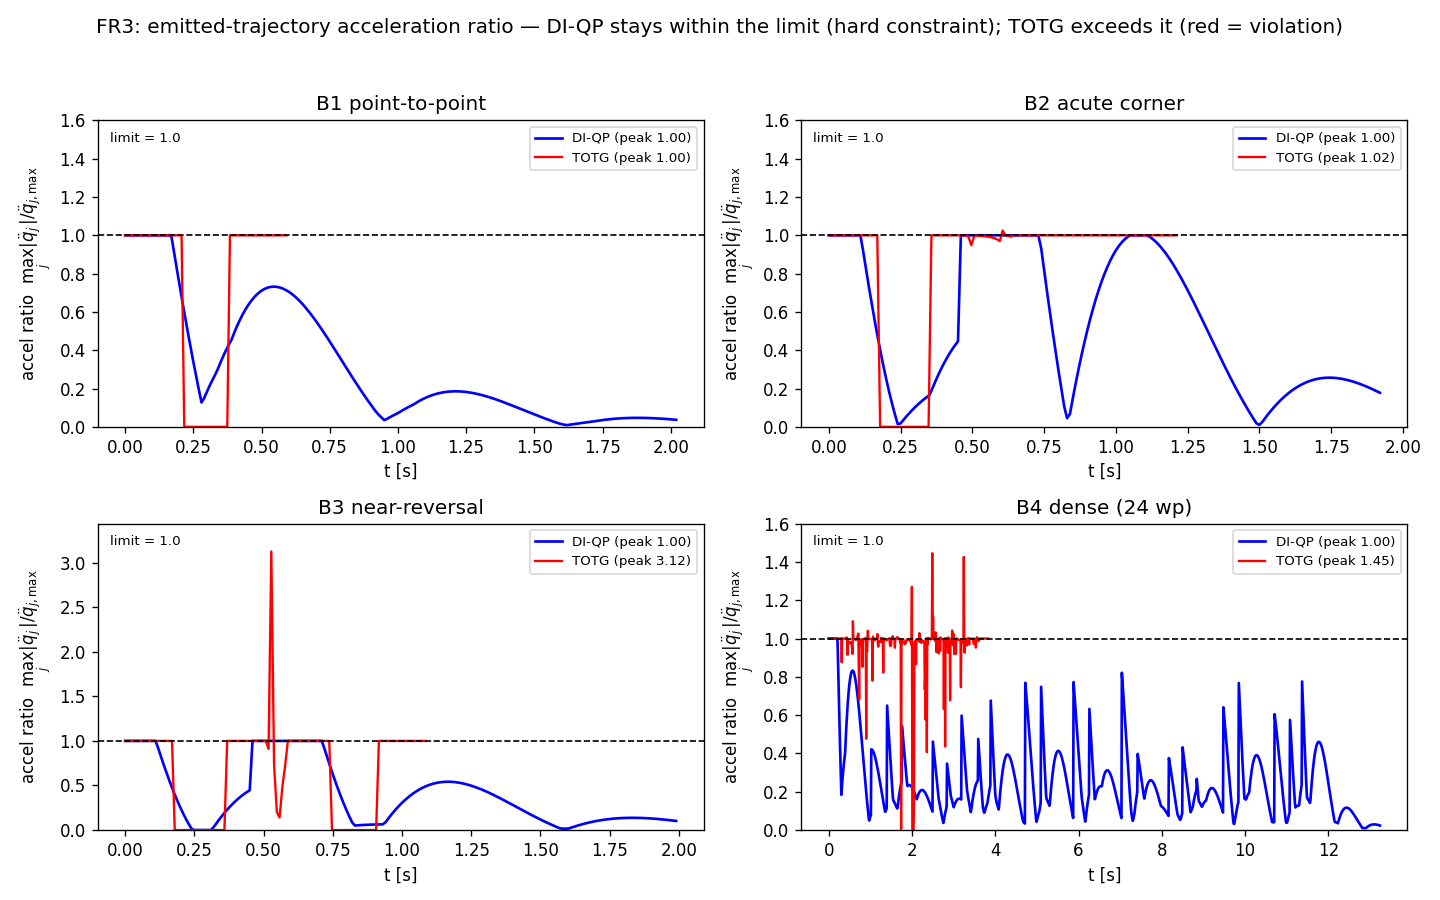

Write the Python code that produced this figure.
"""
Visualize the FR3 results (§VI.B) as curves: the peak-acceleration ratio
max_j |q_ddot_j|/q_ddot_{j,max} over time for the DI planner vs TOTG, with the
limit at 1.0.  Values above 1.0 are emitted-trajectory acceleration-limit
violations (TOTG); the DI planner is pinned at <=1.0 by its hard constraints.
-> fr3_accel_compare.png
"""
import numpy as np
from pathlib import Path
from di_planner import plan_di, FR3_VMAX, FR3_AMAX
from di_totg import plan_totg
from benchmark_fr3 import (b1_point_to_point, b2_acute_corner, b3_near_reversal,
                           b4_dense_noisy)


def ratio(res, amax):
    return (np.abs(res["A"]) / amax).max(axis=1)


def main():
    import matplotlib; matplotlib.use("Agg"); import matplotlib.pyplot as plt
    scn = [("B1 point-to-point", b1_point_to_point()[1], 0.10),
           ("B2 acute corner", b2_acute_corner(0.05)[1], 0.05),
           ("B3 near-reversal", b3_near_reversal(0.05)[1], 0.05),
           ("B4 dense (24 wp)", b4_dense_noisy()[1], 0.08)]
    n = 7; vmax, amax = FR3_VMAX[:n], FR3_AMAX[:n]
    fig, axes = plt.subplots(2, 2, figsize=(12, 7.5))
    for ax, (name, W, dev) in zip(axes.ravel(), scn):
        di = plan_di(W, dt=0.01, vmax=vmax, amax=amax)
        tg = plan_totg(W, dt=0.01, vmax=vmax, amax=amax, max_dev=dev)
        rd, rt = ratio(di, amax), ratio(tg, amax)
        ax.plot(di["t"], rd, 'b-', lw=1.6, label=f'DI-QP (peak {rd.max():.2f})')
        ax.plot(tg["t"], rt, 'r-', lw=1.4, label=f'TOTG (peak {rt.max():.2f})')
        ax.axhline(1.0, ls='--', c='k', lw=1.0)
        ax.fill_between(tg["t"], 1.0, rt, where=(rt > 1.0), color='r', alpha=0.25)
        ax.set_title(name); ax.set_xlabel('t [s]')
        ax.set_ylabel(r'accel ratio  $\max_j |\ddot q_j|/\ddot q_{j,\max}$')
        ax.legend(fontsize=8); ax.set_ylim(0, max(1.6, rt.max() * 1.1))
        ax.text(0.02, 0.93, 'limit = 1.0', transform=ax.transAxes, fontsize=8)
    fig.suptitle('FR3: emitted-trajectory acceleration ratio — DI-QP stays within '
                 'the limit (hard constraint); TOTG exceeds it (red = violation)',
                 fontsize=12)
    fig.tight_layout(rect=[0, 0, 1, 0.96])
    out = Path(__file__).with_name("fr3_accel_compare.png")
    fig.savefig(out, dpi=120)
    print(f"saved {out}")


if __name__ == "__main__":
    main()
